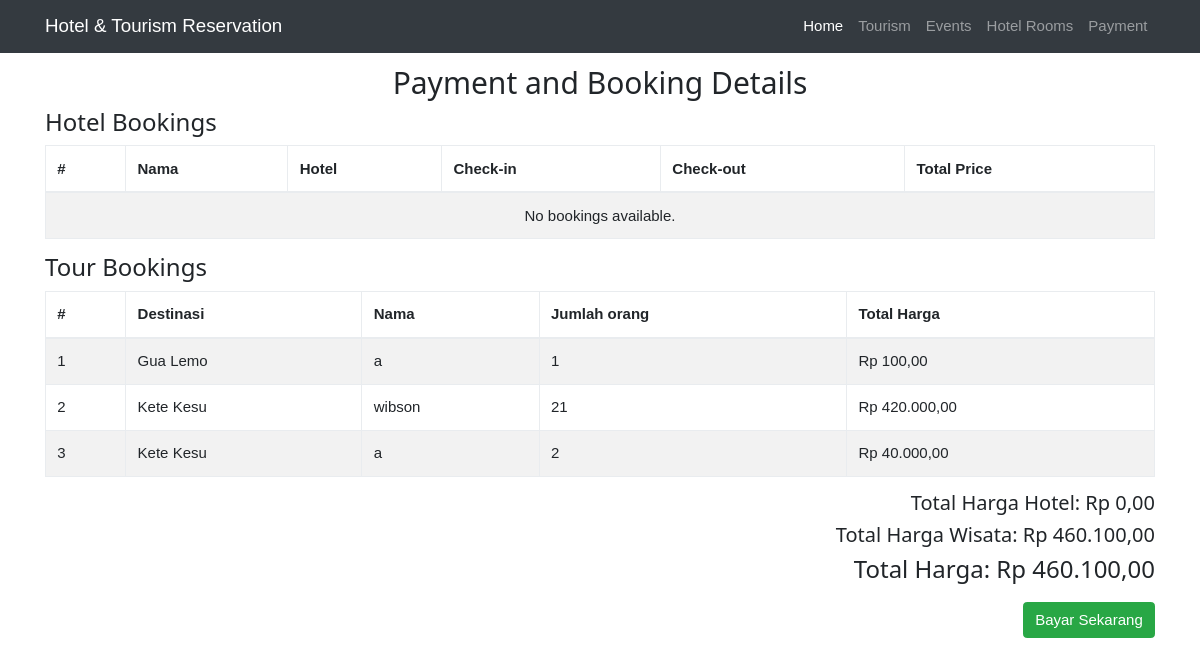
The app's page /payment.php, older data.
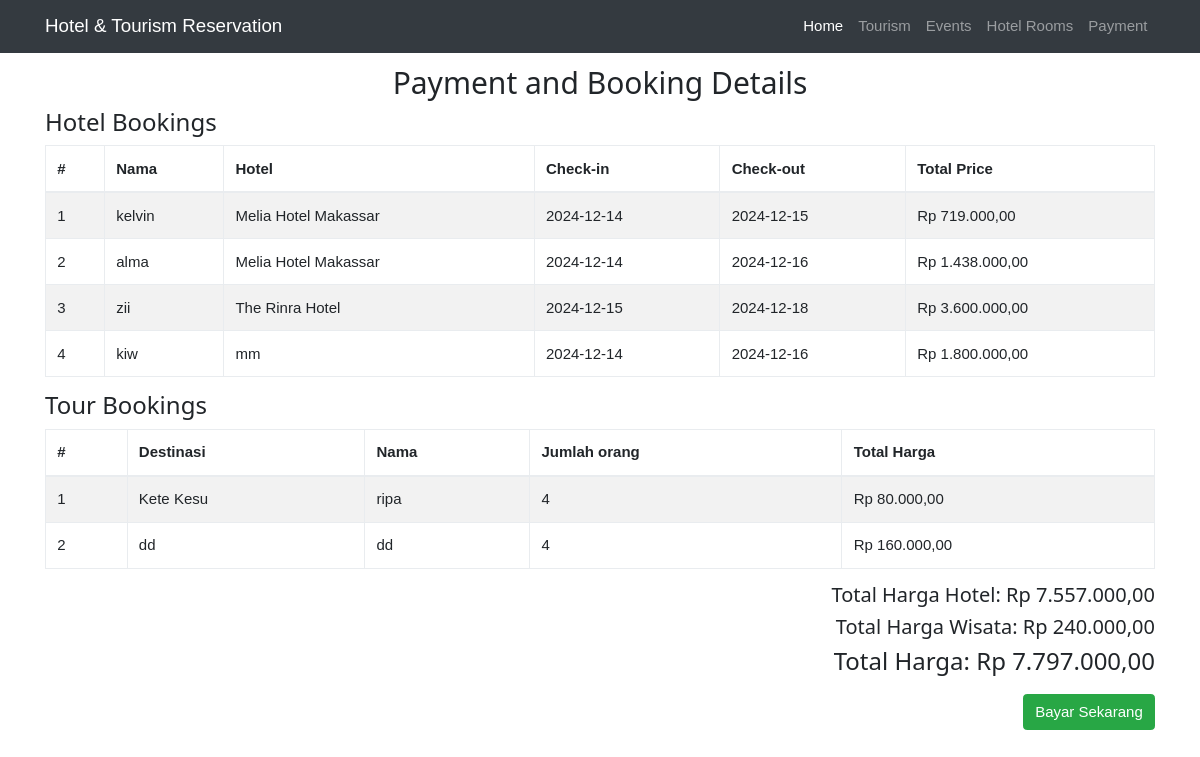
The same page, newer data.
### tables this page shows
CREATE TABLE `tour_reserves` (
  `id` int(11) NOT NULL,
  `tour_id` int(11) NOT NULL,
  `reservations` int(11) NOT NULL,
  `cus_name` varchar(255) NOT NULL,
  `email` varchar(255) NOT NULL,
  `phone` varchar(255) NOT NULL
);

CREATE TABLE `tourism` (
  `id` int(11) NOT NULL,
  `title` varchar(255) NOT NULL,
  `photo` text NOT NULL,
  `photo1` text NOT NULL,
  `photo2` text NOT NULL,
  `location` varchar(255) NOT NULL,
  `details` text NOT NULL,
  `details2` text NOT NULL,
  `date` date NOT NULL,
  `time` time NOT NULL,
  `price` varchar(255) NOT NULL,
  `reservations` int(11) NOT NULL
);

CREATE TABLE `reservations` (
  `id` int(11) NOT NULL,
  `name` varchar(255) NOT NULL,
  `checkin` date NOT NULL,
  `checkout` date NOT NULL,
  `phone` text NOT NULL,
  `email` varchar(255) NOT NULL,
  `total_price` decimal(10,2) NOT NULL,
  `room` varchar(255) NOT NULL
);

CREATE TABLE `rooms` (
  `id` int(11) NOT NULL,
  `room_number` varchar(255) NOT NULL,
  `rooms` int(11) NOT NULL,
  `type` varchar(255) NOT NULL,
  `price` text NOT NULL,
  `details` text NOT NULL,
  `photo` text NOT NULL,
  `facility1` varchar(255) DEFAULT NULL,
  `facility2` varchar(255) DEFAULT NULL,
  `facility3` varchar(255) DEFAULT NULL,
  `facility4` varchar(255) DEFAULT NULL,
  `facility5` varchar(255) DEFAULT NULL
);

### payment.php (the view, shortened to what this page needs)
<?php
require_once 'core/core.php';
include 'includes/header.php';
include 'includes/navigation.php';
$reservationsQuery = $db->query("SELECT reservations.id, reservations.name, reservations.checkin, reservations.checkout, reservations.phone, reservations.email, reservations.total_price, rooms.room_number, rooms.price FROM reservations JOIN rooms ON reservations.room = rooms.room_number");
$tourReservesQuery = $db->query("SELECT tour_reserves.*, tourism.title, tourism.price FROM tour_reserves JOIN tourism ON tour_reserves.tour_id = tourism.id");
$totalHotelPrice = 0;
if (mysqli_num_rows($reservationsQuery) > 0) {
    while ($reservation = mysqli_fetch_assoc($reservationsQuery)) {
        $totalHotelPrice += $reservation['total_price'];
    }
    mysqli_data_seek($reservationsQuery, 0);
}
$totalTourPrice = 0;
if (mysqli_num_rows($tourReservesQuery) > 0) {
    while ($tourReserve = mysqli_fetch_assoc($tourReservesQuery)) {
        $totalTourPrice += $tourReserve['price'] * $tourReserve['reservations'];
    }
    mysqli_data_seek($tourReservesQuery, 0);
}
$grandTotal = $totalHotelPrice + $totalTourPrice;
?>
<div class="container">
    <div class="page-header">
        <h2 class="text-center">Payment and Booking Details</h2>
    </div>
    <h3>Hotel Bookings</h3>
    <table class="table table-bordered table-striped">
        <thead>
            <tr>
                <th>#</th>
                <th>Nama</th>
                <th>Hotel</th>
                <th>Check-in</th>
                <th>Check-out</th>
                <th>Total Price</th>
            </tr>
        </thead>
        <tbody>
            <?php if (mysqli_num_rows($reservationsQuery) > 0): ?>
                <?php $i = 1; ?>
                <?php while ($reservation = mysqli_fetch_assoc($reservationsQuery)): ?>
                    <tr>
                        <td><?= $i++; ?></td>
                        <td><?= htmlspecialchars($reservation['name']); ?></td>
                        <td><?= htmlspecialchars($reservation['room_number']); ?></td>
                        <td><?= htmlspecialchars($reservation['checkin']); ?></td>
                        <td><?= htmlspecialchars($reservation['checkout']); ?></td>
                        <td>Rp <?= number_format($reservation['total_price'], 2, ',', '.'); ?></td>
                    </tr>
                <?php endwhile; ?>
            <?php else: ?>
                <tr>
                    <td colspan="6" class="text-center">No bookings available.</td>
                </tr>
            <?php endif; ?>
        </tbody>
    </table>
    <h3>Tour Bookings</h3>
    <table class="table table-bordered table-striped">
        <thead>
            <tr>
                <th>#</th>
                <th>Destinasi</th>
                <th>Nama</th>
                <th>Jumlah orang</th>
                <th>Total Harga</th>
            </tr>
        </thead>
        <tbody>
            <?php if (mysqli_num_rows($tourReservesQuery) > 0): ?>
                <?php $i = 1; ?>
                <?php while ($tourReserve = mysqli_fetch_assoc($tourReservesQuery)): ?>
                    <tr>
                        <td><?= $i++; ?></td>
                        <td><?= htmlspecialchars($tourReserve['title']); ?></td>
                        <td><?= htmlspecialchars($tourReserve['cus_name']); ?></td>
                        <td><?= htmlspecialchars($tourReserve['reservations']); ?></td>
                        <td>Rp <?= number_format($tourReserve['price'] * $tourReserve['reservations'], 2, ',', '.'); ?></td>
                    </tr>
                <?php endwhile; ?>
            <?php else: ?>
                <tr>
                    <td colspan="5" class="text-center">No bookings available.</td>
                </tr>
            <?php endif; ?>
        </tbody>
    </table>
    <div class="text-right">
        <h4>Total Harga Hotel: Rp <?= number_format($totalHotelPrice, 2, ',', '.'); ?></h4>
        <h4>Total Harga Wisata: Rp <?= number_format($totalTourPrice, 2, ',', '.'); ?></h4>
        <h3>Total Harga: Rp <?= number_format($grandTotal, 2, ',', '.'); ?></h3>
    </div>
    <div class="text-right" style="margin-top: 20px;">
        <button class="btn btn-success" onclick="simulatePayment()">Bayar Sekarang</button>
    </div>
</div>

### includes/header.php (shortened to what this page needs)
<!DOCTYPE html>
<html lang="en">
  <head>
    <link href="vendor/bootstrap/css/bootstrap.min.css" rel="stylesheet">
    <link href="css/w3.css" rel="stylesheet">
    <link href="css/full-width-pics.css" rel="stylesheet">
  </head>
  <body>

### includes/navigation.php (shortened to what this page needs)
<nav class="navbar navbar-expand-lg navbar-dark bg-dark fixed-top">
    <div class="container">
      <a class="navbar-brand" href="index.php">Hotel & Tourism Reservation</a>
      <div class="collapse navbar-collapse" id="navbarResponsive">
        <ul class="navbar-nav ml-auto">
          <li class="nav-item active">
            <a class="nav-link" href="index.php">Home
            </a>
          </li>
          <li class="nav-item">
            <a class="nav-link" href="tourism.php">Tourism</a>
          </li>
          <li class="nav-item">
            <a class="nav-link" href="events.php">Events</a>
          </li>
          <li class="nav-item">
            <a class="nav-link" href="rooms.php">Hotel Rooms</a>
          </li>
          <li class="nav-item">
            <a class="nav-link" href="payment.php">Payment</a>
          </li>
        </ul>
      </div>
    </div>
  </nav>

### css/w3.css (style rules this page uses)
* { -webkit-box-sizing:border-box;-moz-box-sizing:border-box;box-sizing:border-box }
html { -ms-text-size-adjust:100%;-webkit-text-size-adjust:100% }
body { margin:0 }
article,aside,details,figcaption,figure,footer,header,hgroup,main,menu,nav,section,summary { display:block }
a { -webkit-tap-highlight-color:transparent;background-color:transparent }
button,input,optgroup,select,textarea { color:inherit;font:inherit;margin:0 }
button { overflow:visible }
button,select { text-transform:none }
button,html input[type=button],input[type=reset],input[type=submit] { -webkit-appearance:button;cursor:pointer }
html,body { font-family:Verdana,sans-serif;font-size:15px;line-height:1.5 }
h1,h2,h3,h4,h5,h6,.w3-slim,.w3-wide { font-family:"Segoe UI",Arial,sans-serif }
h2 { font-size:30px }
h3 { font-size:24px }
h4 { font-size:20px }
h1,h2,h3,h4,h5,h6 { font-weight:400;margin:10px 0 }
a { color:inherit }
table { border-collapse:collapse;border-spacing:0;width:100%;display:table }
table,th,td { border:none }

### css/full-width-pics.css (style rules this page uses)
body { padding-top: 54px; }
@media (min-width: 992px) { body { padding-top: 56px; } }

Row changes from the older to the newer data that the page shows:
removed tour_reserves: tourism.title "Gua Lemo", cus_name "a", reservations "1", $tourReserve['price']*$tourReserve['reservations'] "100,00"
removed tour_reserves: tourism.title "Kete Kesu", cus_name "wibson", reservations "21", $tourReserve['price']*$tourReserve['reservations'] "420.000,00"
removed tour_reserves: tourism.title "Kete Kesu", cus_name "a", reservations "2", $tourReserve['price']*$tourReserve['reservations'] "40.000,00"
added reservations: name "kelvin", rooms.room_number "Melia Hotel Makassar", checkin "2024-12-14", checkout "2024-12-15", total_price "719.000,00"
added reservations: name "alma", rooms.room_number "Melia Hotel Makassar", checkin "2024-12-14", checkout "2024-12-16", total_price "1.438.000,00"
added reservations: name "zii", rooms.room_number "The Rinra Hotel", checkin "2024-12-15", checkout "2024-12-18", total_price "3.600.000,00"
added reservations: name "kiw", rooms.room_number "mm", checkin "2024-12-14", checkout "2024-12-16", total_price "1.800.000,00"
added tour_reserves: tourism.title "Kete Kesu", cus_name "ripa", reservations "4", $tourReserve['price']*$tourReserve['reservations'] "80.000,00"
added tour_reserves: tourism.title "dd", cus_name "dd", reservations "4", $tourReserve['price']*$tourReserve['reservations'] "160.000,00"
Text that changed along with them:
$totalHotelPrice: "0,00" → "7.557.000,00"
$totalTourPrice: "460.100,00" → "240.000,00"
$grandTotal: "460.100,00" → "7.797.000,00"
text no longer shown: "No bookings available."
